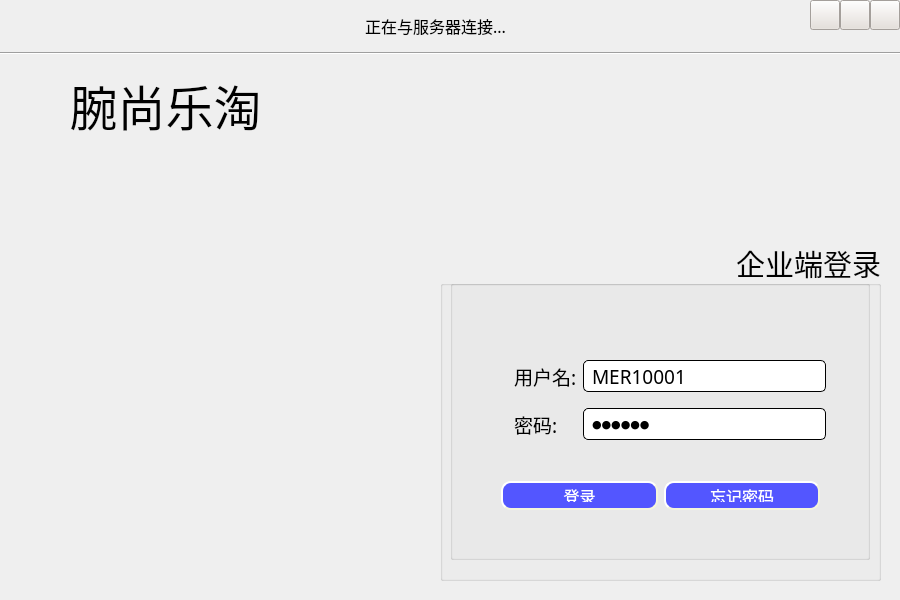
<?xml version="1.0" encoding="UTF-8"?>
<ui version="4.0">
 <class>MarketLogin</class>
 <widget class="QWidget" name="MarketLogin">
  <property name="geometry">
   <rect>
    <x>0</x>
    <y>0</y>
    <width>900</width>
    <height>600</height>
   </rect>
  </property>
  <property name="windowTitle">
   <string>MarketLogin</string>
  </property>
  <property name="styleSheet">
   <string notr="true">QWidget#MarketLogin{
	background-image: url(:/image/watch.png);
}</string>
  </property>
  <widget class="QLabel" name="label_3">
   <property name="geometry">
    <rect>
     <x>0</x>
     <y>70</y>
     <width>331</width>
     <height>71</height>
    </rect>
   </property>
   <property name="font">
    <font>
     <family>华文行楷</family>
     <pointsize>36</pointsize>
    </font>
   </property>
   <property name="styleSheet">
    <string notr="true"/>
   </property>
   <property name="text">
    <string>腕尚乐淘</string>
   </property>
   <property name="alignment">
    <set>Qt::AlignCenter</set>
   </property>
  </widget>
  <widget class="Line" name="line">
   <property name="geometry">
    <rect>
     <x>0</x>
     <y>43</y>
     <width>901</width>
     <height>21</height>
    </rect>
   </property>
   <property name="orientation">
    <enum>Qt::Horizontal</enum>
   </property>
  </widget>
  <widget class="QGroupBox" name="groupBox">
   <property name="geometry">
    <rect>
     <x>440</x>
     <y>240</y>
     <width>441</width>
     <height>341</height>
    </rect>
   </property>
   <property name="font">
    <font>
     <family>华文行楷</family>
     <pointsize>22</pointsize>
    </font>
   </property>
   <property name="title">
    <string>企业端登录</string>
   </property>
   <property name="alignment">
    <set>Qt::AlignRight|Qt::AlignTrailing|Qt::AlignVCenter</set>
   </property>
   <widget class="QStackedWidget" name="stackedWidget">
    <property name="geometry">
     <rect>
      <x>10</x>
      <y>40</y>
      <width>420</width>
      <height>280</height>
     </rect>
    </property>
    <property name="currentIndex">
     <number>0</number>
    </property>
    <widget class="QWidget" name="stwidget_left">
     <widget class="QGroupBox" name="groupBox_2">
      <property name="geometry">
       <rect>
        <x>0</x>
        <y>0</y>
        <width>420</width>
        <height>280</height>
       </rect>
      </property>
      <property name="font">
       <font>
        <family>楷体</family>
        <pointsize>26</pointsize>
        <weight>75</weight>
        <bold>true</bold>
       </font>
      </property>
      <property name="styleSheet">
       <string notr="true"/>
      </property>
      <property name="title">
       <string/>
      </property>
      <widget class="QWidget" name="layoutWidget">
       <property name="geometry">
        <rect>
         <x>40</x>
         <y>69</y>
         <width>360</width>
         <height>101</height>
        </rect>
       </property>
       <layout class="QGridLayout" name="gridLayout_3">
        <item row="0" column="0">
         <spacer name="horizontalSpacer_4">
          <property name="orientation">
           <enum>Qt::Horizontal</enum>
          </property>
          <property name="sizeType">
           <enum>QSizePolicy::Fixed</enum>
          </property>
          <property name="sizeHint" stdset="0">
           <size>
            <width>13</width>
            <height>13</height>
           </size>
          </property>
         </spacer>
        </item>
        <item row="0" column="1">
         <widget class="QLabel" name="label_6">
          <property name="font">
           <font>
            <family>微软雅黑</family>
            <pointsize>14</pointsize>
            <weight>50</weight>
            <bold>false</bold>
           </font>
          </property>
          <property name="text">
           <string>用户名:</string>
          </property>
         </widget>
        </item>
        <item row="0" column="2">
         <widget class="QLineEdit" name="le_id">
          <property name="sizePolicy">
           <sizepolicy hsizetype="Expanding" vsizetype="Expanding">
            <horstretch>0</horstretch>
            <verstretch>0</verstretch>
           </sizepolicy>
          </property>
          <property name="font">
           <font>
            <family>楷体</family>
            <pointsize>14</pointsize>
            <weight>50</weight>
            <bold>false</bold>
           </font>
          </property>
          <property name="styleSheet">
           <string notr="true">QLineEdit#le_id
{
	
	background-color: rgb(255, 255, 255);
}	
QLineEdit{
    border-style: outset;
    border-width: 1px;
    border-radius: 5px;

    min-width: 5em;
    padding: 6px;
}</string>
          </property>
          <property name="text">
           <string>MER10001</string>
          </property>
         </widget>
        </item>
        <item row="0" column="3">
         <spacer name="horizontalSpacer_3">
          <property name="orientation">
           <enum>Qt::Horizontal</enum>
          </property>
          <property name="sizeType">
           <enum>QSizePolicy::Fixed</enum>
          </property>
          <property name="sizeHint" stdset="0">
           <size>
            <width>13</width>
            <height>13</height>
           </size>
          </property>
         </spacer>
        </item>
        <item row="1" column="2">
         <spacer name="verticalSpacer_3">
          <property name="orientation">
           <enum>Qt::Vertical</enum>
          </property>
          <property name="sizeType">
           <enum>QSizePolicy::Fixed</enum>
          </property>
          <property name="sizeHint" stdset="0">
           <size>
            <width>13</width>
            <height>10</height>
           </size>
          </property>
         </spacer>
        </item>
        <item row="2" column="1">
         <widget class="QLabel" name="label_5">
          <property name="font">
           <font>
            <family>微软雅黑</family>
            <pointsize>14</pointsize>
            <weight>50</weight>
            <bold>false</bold>
           </font>
          </property>
          <property name="text">
           <string>密码:</string>
          </property>
         </widget>
        </item>
        <item row="2" column="2">
         <widget class="QLineEdit" name="le_pswd">
          <property name="sizePolicy">
           <sizepolicy hsizetype="Expanding" vsizetype="Expanding">
            <horstretch>0</horstretch>
            <verstretch>0</verstretch>
           </sizepolicy>
          </property>
          <property name="font">
           <font>
            <family>楷体</family>
            <pointsize>8</pointsize>
            <weight>50</weight>
            <bold>false</bold>
           </font>
          </property>
          <property name="styleSheet">
           <string notr="true">QLineEdit{
    border-style: outset;
    border-width: 1px;
    border-radius: 5px;

    min-width: 5em;
    padding: 6px;
}QLineEdit#le_pswd
{
	
	background-color: rgb(255, 255, 255);
}	
</string>
          </property>
          <property name="text">
           <string>123456</string>
          </property>
          <property name="echoMode">
           <enum>QLineEdit::Password</enum>
          </property>
         </widget>
        </item>
       </layout>
      </widget>
      <widget class="QWidget" name="layoutWidget_2">
       <property name="geometry">
        <rect>
         <x>40</x>
         <y>190</y>
         <width>341</width>
         <height>51</height>
        </rect>
       </property>
       <layout class="QGridLayout" name="gridLayout_4">
        <item row="0" column="0">
         <widget class="QPushButton" name="pb_login">
          <property name="sizePolicy">
           <sizepolicy hsizetype="Preferred" vsizetype="Preferred">
            <horstretch>0</horstretch>
            <verstretch>0</verstretch>
           </sizepolicy>
          </property>
          <property name="font">
           <font>
            <family>微软雅黑</family>
            <pointsize>12</pointsize>
            <weight>50</weight>
            <italic>false</italic>
            <bold>false</bold>
           </font>
          </property>
          <property name="styleSheet">
           <string notr="true">QPushButton{
	background-color:rgb(83, 86, 255);
	color: rgb(255, 255, 255);
    border-style: outset;
    border-width: 2px;
    border-radius: 10px;
    border-color: beige;
    min-width: 10em;
    padding: 6px;
}
QPushButton:hover
{
	background-color: rgb(123, 123, 255);
	color: rgb(255, 255, 255);
    border-style: inset;
}

QPushButton:pressed {
	background-color: rgb(0, 13, 197);
	color: rgb(255, 255, 255);
    border-style: inset;
}
</string>
          </property>
          <property name="text">
           <string>登录</string>
          </property>
         </widget>
        </item>
        <item row="0" column="1">
         <widget class="QPushButton" name="pb_forget">
          <property name="sizePolicy">
           <sizepolicy hsizetype="Preferred" vsizetype="Preferred">
            <horstretch>0</horstretch>
            <verstretch>0</verstretch>
           </sizepolicy>
          </property>
          <property name="font">
           <font>
            <family>微软雅黑</family>
            <pointsize>12</pointsize>
            <weight>50</weight>
            <bold>false</bold>
           </font>
          </property>
          <property name="styleSheet">
           <string notr="true">QPushButton{
	background-color:rgb(83, 86, 255);
	color: rgb(255, 255, 255);
    border-style: outset;
    border-width: 2px;
    border-radius: 10px;
    border-color: beige;
    min-width: 10em;
    padding: 6px;
}
QPushButton:hover
{
	background-color: rgb(123, 123, 255);
	color: rgb(255, 255, 255);
    border-style: inset;
}

QPushButton:pressed {
	background-color: rgb(0, 13, 197);
	color: rgb(255, 255, 255);
    border-style: inset;
}
</string>
          </property>
          <property name="text">
           <string>忘记密码</string>
          </property>
         </widget>
        </item>
       </layout>
      </widget>
     </widget>
    </widget>
    <widget class="QWidget" name="stwidget_right">
     <widget class="QGroupBox" name="groupBox_3">
      <property name="geometry">
       <rect>
        <x>0</x>
        <y>0</y>
        <width>420</width>
        <height>280</height>
       </rect>
      </property>
      <property name="font">
       <font>
        <family>楷体</family>
        <pointsize>10</pointsize>
       </font>
      </property>
      <property name="styleSheet">
       <string notr="true">QGroupBox#groupBox_2{
	background-color: rgba(255, 255, 255, 50);
	border-style: outset;
    border-width: 2px;
    border-radius: 10px;
    border-color: beige;
    min-width: 10em;
    padding: 6px;
}
</string>
      </property>
      <property name="title">
       <string>服务器配置</string>
      </property>
      <widget class="QWidget" name="layoutWidget_3">
       <property name="geometry">
        <rect>
         <x>11</x>
         <y>23</y>
         <width>389</width>
         <height>183</height>
        </rect>
       </property>
       <layout class="QGridLayout" name="gridLayout">
        <item row="0" column="0">
         <widget class="QLabel" name="label">
          <property name="font">
           <font>
            <family>楷体</family>
            <pointsize>12</pointsize>
           </font>
          </property>
          <property name="text">
           <string>消息服务器IP:</string>
          </property>
         </widget>
        </item>
        <item row="0" column="1">
         <widget class="QLineEdit" name="le_msgip">
          <property name="enabled">
           <bool>false</bool>
          </property>
          <property name="sizePolicy">
           <sizepolicy hsizetype="Expanding" vsizetype="Preferred">
            <horstretch>0</horstretch>
            <verstretch>0</verstretch>
           </sizepolicy>
          </property>
          <property name="font">
           <font>
            <family>楷体</family>
            <pointsize>14</pointsize>
           </font>
          </property>
          <property name="styleSheet">
           <string notr="true">QLineEdit{
    border-style: outset;
    border-width: 1px;
    border-radius: 5px;

    min-width: 5em;
    padding: 6px;
}</string>
          </property>
          <property name="text">
           <string>192.168.0.109</string>
          </property>
         </widget>
        </item>
        <item row="1" column="0">
         <widget class="QLabel" name="label_4">
          <property name="font">
           <font>
            <family>楷体</family>
            <pointsize>12</pointsize>
           </font>
          </property>
          <property name="text">
           <string>消息服务器端口:</string>
          </property>
         </widget>
        </item>
        <item row="1" column="1">
         <widget class="QLineEdit" name="le_msgport">
          <property name="enabled">
           <bool>false</bool>
          </property>
          <property name="sizePolicy">
           <sizepolicy hsizetype="Expanding" vsizetype="Preferred">
            <horstretch>0</horstretch>
            <verstretch>0</verstretch>
           </sizepolicy>
          </property>
          <property name="font">
           <font>
            <family>楷体</family>
            <pointsize>14</pointsize>
           </font>
          </property>
          <property name="styleSheet">
           <string notr="true">QLineEdit{
    border-style: outset;
    border-width: 1px;
    border-radius: 5px;

    min-width: 5em;
    padding: 6px;
}</string>
          </property>
          <property name="text">
           <string>10240</string>
          </property>
         </widget>
        </item>
        <item row="2" column="0">
         <widget class="QLabel" name="label_2">
          <property name="font">
           <font>
            <family>楷体</family>
            <pointsize>12</pointsize>
           </font>
          </property>
          <property name="text">
           <string>文件服务器IP:</string>
          </property>
         </widget>
        </item>
        <item row="2" column="1">
         <widget class="QLineEdit" name="le_fileip">
          <property name="enabled">
           <bool>false</bool>
          </property>
          <property name="sizePolicy">
           <sizepolicy hsizetype="Expanding" vsizetype="Preferred">
            <horstretch>0</horstretch>
            <verstretch>0</verstretch>
           </sizepolicy>
          </property>
          <property name="font">
           <font>
            <family>楷体</family>
            <pointsize>14</pointsize>
           </font>
          </property>
          <property name="styleSheet">
           <string notr="true">QLineEdit{
    border-style: outset;
    border-width: 1px;
    border-radius: 5px;

    min-width: 5em;
    padding: 6px;
}</string>
          </property>
          <property name="text">
           <string>192.168.0.109</string>
          </property>
         </widget>
        </item>
        <item row="3" column="0">
         <widget class="QLabel" name="label_7">
          <property name="font">
           <font>
            <family>楷体</family>
            <pointsize>12</pointsize>
           </font>
          </property>
          <property name="text">
           <string>文件服务器端口:</string>
          </property>
         </widget>
        </item>
        <item row="3" column="1">
         <widget class="QLineEdit" name="le_fileport">
          <property name="enabled">
           <bool>false</bool>
          </property>
          <property name="sizePolicy">
           <sizepolicy hsizetype="Expanding" vsizetype="Preferred">
            <horstretch>0</horstretch>
            <verstretch>0</verstretch>
           </sizepolicy>
          </property>
          <property name="font">
           <font>
            <family>楷体</family>
            <pointsize>14</pointsize>
           </font>
          </property>
          <property name="styleSheet">
           <string notr="true">QLineEdit{
    border-style: outset;
    border-width: 1px;
    border-radius: 5px;

    min-width: 5em;
    padding: 6px;
}</string>
          </property>
          <property name="text">
           <string>10241</string>
          </property>
         </widget>
        </item>
       </layout>
      </widget>
      <widget class="QWidget" name="layoutWidget_4">
       <property name="geometry">
        <rect>
         <x>12</x>
         <y>182</y>
         <width>391</width>
         <height>87</height>
        </rect>
       </property>
       <layout class="QGridLayout" name="gridLayout_2">
        <item row="0" column="0">
         <widget class="QPushButton" name="pb_modf">
          <property name="sizePolicy">
           <sizepolicy hsizetype="Preferred" vsizetype="Fixed">
            <horstretch>0</horstretch>
            <verstretch>0</verstretch>
           </sizepolicy>
          </property>
          <property name="font">
           <font>
            <family>楷体</family>
            <pointsize>14</pointsize>
           </font>
          </property>
          <property name="styleSheet">
           <string notr="true">QPushButton{
	background-color:rgb(83, 86, 255);
	color: rgb(255, 255, 255);
    border-style: outset;
    border-width: 2px;
    border-radius: 10px;
    border-color: beige;
    min-width: 10em;
    padding: 6px;
}
QPushButton:hover
{
	background-color: rgb(123, 123, 255);
	color: rgb(255, 255, 255);
    border-style: inset;
}

QPushButton:pressed {
	background-color: rgb(0, 13, 197);
	color: rgb(255, 255, 255);
    border-style: inset;
}
</string>
          </property>
          <property name="text">
           <string>修改</string>
          </property>
         </widget>
        </item>
        <item row="0" column="1">
         <widget class="QPushButton" name="pb_ok">
          <property name="sizePolicy">
           <sizepolicy hsizetype="Preferred" vsizetype="Fixed">
            <horstretch>0</horstretch>
            <verstretch>0</verstretch>
           </sizepolicy>
          </property>
          <property name="font">
           <font>
            <family>楷体</family>
            <pointsize>14</pointsize>
           </font>
          </property>
          <property name="styleSheet">
           <string notr="true">QPushButton{
	background-color:rgb(83, 86, 255);
	color: rgb(255, 255, 255);
    border-style: outset;
    border-width: 2px;
    border-radius: 10px;
    border-color: beige;
    min-width: 10em;
    padding: 6px;
}
QPushButton:hover
{
	background-color: rgb(123, 123, 255);
	color: rgb(255, 255, 255);
    border-style: inset;
}

QPushButton:pressed {
	background-color: rgb(0, 13, 197);
	color: rgb(255, 255, 255);
    border-style: inset;
}
</string>
          </property>
          <property name="text">
           <string>确定</string>
          </property>
         </widget>
        </item>
        <item row="1" column="0" colspan="2">
         <widget class="QPushButton" name="pb_bank">
          <property name="sizePolicy">
           <sizepolicy hsizetype="Preferred" vsizetype="Fixed">
            <horstretch>0</horstretch>
            <verstretch>0</verstretch>
           </sizepolicy>
          </property>
          <property name="font">
           <font>
            <family>楷体</family>
            <pointsize>14</pointsize>
           </font>
          </property>
          <property name="styleSheet">
           <string notr="true">QPushButton{
	background-color:rgb(83, 86, 255);
	color: rgb(255, 255, 255);
    border-style: outset;
    border-width: 2px;
    border-radius: 10px;
    border-color: beige;
    min-width: 10em;
    padding: 6px;
}
QPushButton:hover
{
	background-color: rgb(123, 123, 255);
	color: rgb(255, 255, 255);
    border-style: inset;
}

QPushButton:pressed {
	background-color: rgb(0, 13, 197);
	color: rgb(255, 255, 255);
    border-style: inset;
}
</string>
          </property>
          <property name="text">
           <string>返回</string>
          </property>
         </widget>
        </item>
       </layout>
      </widget>
     </widget>
    </widget>
   </widget>
  </widget>
  <widget class="QLabel" name="lb_server">
   <property name="geometry">
    <rect>
     <x>220</x>
     <y>10</y>
     <width>431</width>
     <height>31</height>
    </rect>
   </property>
   <property name="font">
    <font>
     <family>楷体</family>
     <pointsize>12</pointsize>
    </font>
   </property>
   <property name="text">
    <string>正在与服务器连接...</string>
   </property>
   <property name="alignment">
    <set>Qt::AlignCenter</set>
   </property>
  </widget>
  <widget class="QPushButton" name="pb_set">
   <property name="geometry">
    <rect>
     <x>810</x>
     <y>0</y>
     <width>30</width>
     <height>30</height>
    </rect>
   </property>
   <property name="sizePolicy">
    <sizepolicy hsizetype="Fixed" vsizetype="Fixed">
     <horstretch>0</horstretch>
     <verstretch>0</verstretch>
    </sizepolicy>
   </property>
   <property name="focusPolicy">
    <enum>Qt::NoFocus</enum>
   </property>
   <property name="styleSheet">
    <string notr="true">QPushButton
{
	background-image: url(:/ico/common/ic_login_cfg.png);
background-color: rgb(230, 223, 217);

}

QPushButton:hover
{
	
	background-image: url(:/ico/common/ic_login_cfg.png);
background-color: rgb(209, 192, 174);

}

QPushButton:pressed{
	
	background-image: url(:/ico/common/ic_login_cfg.png);

background-color: rgb(230, 223, 217);
}</string>
   </property>
   <property name="text">
    <string/>
   </property>
   <property name="icon">
    <iconset>
     <normaloff>:/resource/common/ic_login_cfg.png</normaloff>:/resource/common/ic_login_cfg.png</iconset>
   </property>
  </widget>
  <widget class="QPushButton" name="pb_close">
   <property name="geometry">
    <rect>
     <x>870</x>
     <y>0</y>
     <width>30</width>
     <height>30</height>
    </rect>
   </property>
   <property name="sizePolicy">
    <sizepolicy hsizetype="Fixed" vsizetype="Fixed">
     <horstretch>0</horstretch>
     <verstretch>0</verstretch>
    </sizepolicy>
   </property>
   <property name="focusPolicy">
    <enum>Qt::NoFocus</enum>
   </property>
   <property name="styleSheet">
    <string notr="true">


QPushButton
{
	background-image: url(:/ico/common/ic_close_white.png);
background-color: rgb(230, 223, 217);

}

QPushButton:hover
{
	
	background-image: url(:/ico/common/ic_close_white.png);
background-color: rgb(209, 192, 174);

}

QPushButton:pressed{
	
	background-image: url(:/ico/common/ic_close_white.png);

background-color: rgb(230, 223, 217);
}</string>
   </property>
   <property name="text">
    <string/>
   </property>
   <property name="icon">
    <iconset>
     <normaloff>:/resource/common/ic_close_white.png</normaloff>:/resource/common/ic_close_white.png</iconset>
   </property>
  </widget>
  <widget class="QPushButton" name="pb_min">
   <property name="geometry">
    <rect>
     <x>840</x>
     <y>0</y>
     <width>30</width>
     <height>30</height>
    </rect>
   </property>
   <property name="sizePolicy">
    <sizepolicy hsizetype="Fixed" vsizetype="Fixed">
     <horstretch>0</horstretch>
     <verstretch>0</verstretch>
    </sizepolicy>
   </property>
   <property name="focusPolicy">
    <enum>Qt::NoFocus</enum>
   </property>
   <property name="styleSheet">
    <string notr="true">
QPushButton
{
	background-image: url(:/ico/common/ic_min_white.png);
background-color: rgb(230, 223, 217);;

}

QPushButton:hover
{
	
	background-image: url(:/ico/common/ic_min_white.png);
background-color: rgb(209, 192, 174);

}

QPushButton:pressed{
	
	background-image: url(:/ico/common/ic_min_white.png);

background-color: rgb(230, 223, 217);
}</string>
   </property>
   <property name="text">
    <string/>
   </property>
   <property name="icon">
    <iconset>
     <normaloff>:/resource/common/ic_min.png</normaloff>:/resource/common/ic_min.png</iconset>
   </property>
  </widget>
 </widget>
 <layoutdefault spacing="6" margin="11"/>
 <resources/>
 <connections/>
</ui>
